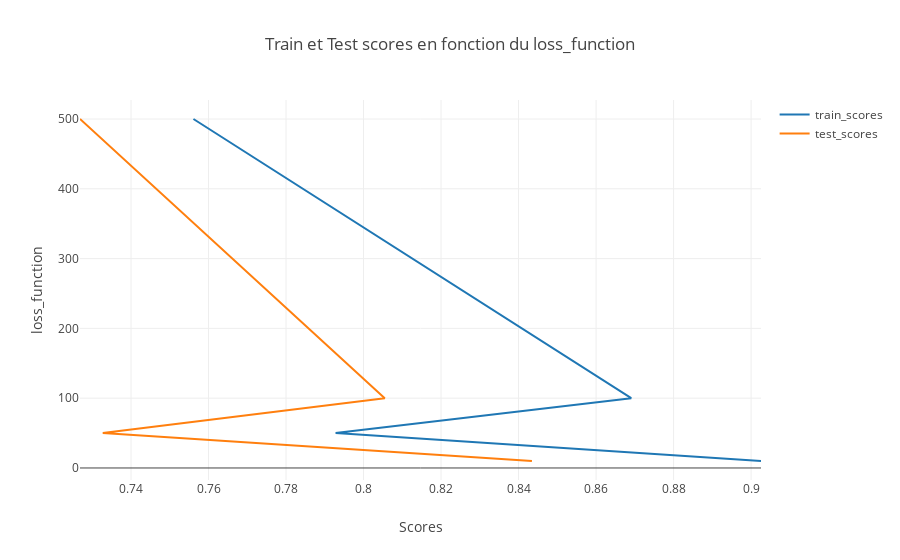

The cell this chart's notebook holds for it:
### Markdown cell above
### Selection de la meilleure fonction cout

### Code cell
import numpy as np
import matplotlib.pyplot as plt

from sklearn import ensemble
from sklearn.utils import shuffle
from sklearn.metrics import mean_squared_error

# Fit regression model
loss_functions = ['ls', 'lad', 'huber', 'quantile']
train_scores =[]
test_scores=[]

for fct in loss_functions:
    params = {'n_estimators': 500, 'max_depth': 4, 'min_samples_split': 2,
              'learning_rate': 0.01, 'loss': fct}

    reg = ensemble.GradientBoostingRegressor(**params)

    reg.fit(X_train, y_train.price.values)

    train_score = reg.score(X_train, y_train.price.values)
    test_score = reg.score(X_test, y_test.price.values)
    train_scores.append(round(train_score, 6))        
    test_scores.append(round(test_score, 6))        

plot_optimisation(train_scores, test_scores, n_estimators, 'loss_function')

### Figure 1 — Plotly figure (JSON) as saved in the notebook; plotly's stock layout.template omitted (floating-point values rounded to 4 significant figures)
{"data": [{"mode": "lines", "name": "train_scores", "type": "scatter", "uid": "ec9eebfa-fbe9-44e7-b87c-bc732488b633", "x": [0.9026, 0.7928, 0.8691, 0.7561], "y": [10, 50, 100, 500, 1000]}, {"mode": "lines", "name": "test_scores", "type": "scatter", "uid": "e91fa076-672c-4b15-82fb-b112343f3e16", "x": [0.8434, 0.7327, 0.8055, 0.7268], "y": [10, 50, 100, 500, 1000]}], "layout": {"showlegend": true, "title": "Train et Test scores en fonction du loss_function", "xaxis": {"title": "Scores"}, "yaxis": {"title": "loss_function"}}}
